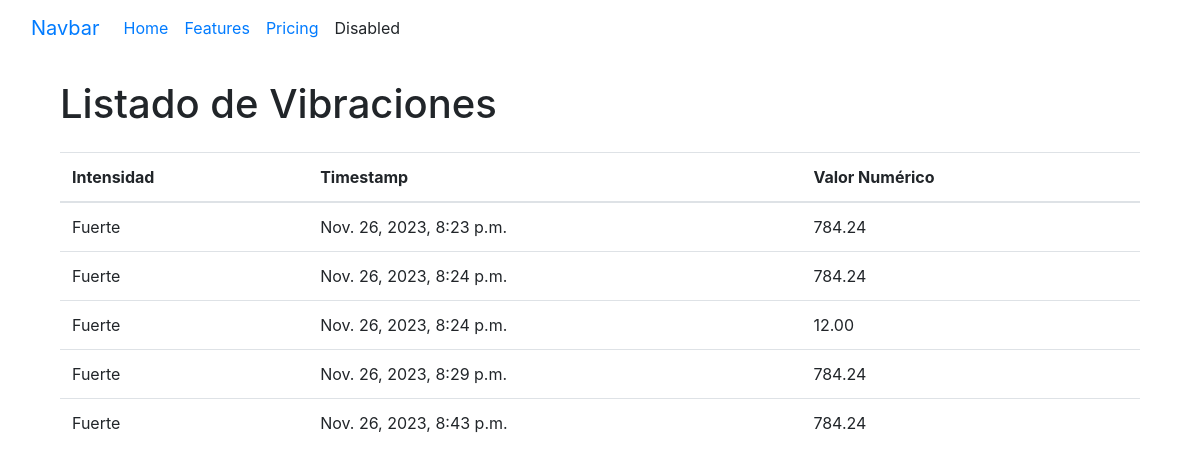
/notificaciones/vibraciones/, run on an earlier commit of the app's database.
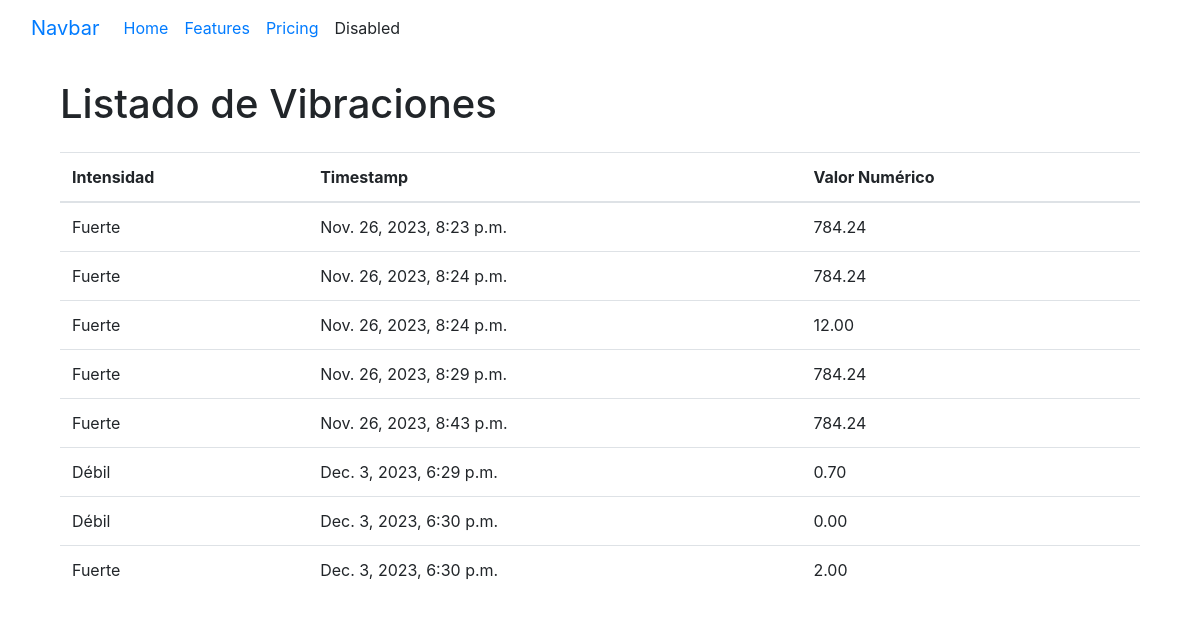
And on a later commit of the database.
### notificaciones/models.py (models this page shows)
class Vibracion(models.Model):
    intensidad = models.CharField(max_length=50)
    timestamp = models.DateTimeField(auto_now_add=True)
    valor_numerico = models.DecimalField(default=50.0, max_digits=5, decimal_places=2)
    def calcular_intensidad(self):
        if self.valor_numerico >= 2:
            return 'Fuerte'
        elif self.valor_numerico >= 1:
            return 'Moderado'
        elif self.valor_numerico >= 0:
            return 'Débil'
        else:
            return 'Desconocido'

### notificaciones/views.py (the view)
# urls.py: path('vibraciones/', listar_vibraciones, name='listar_vibraciones'),
def listar_vibraciones(request):
    vibraciones = Vibracion.objects.all()
    return render(request, 'notificaciones/listar_vibraciones.html', {'vibraciones': vibraciones})

### notificaciones/templates/notificaciones/listar_vibraciones.html (shortened to what this page needs)
{% extends 'base_generic.html' %}
{% block content %}
    <div class="container mt-4">
        <h1 class="mb-4">Listado de Vibraciones</h1>
        <table class="table">
            <thead>
                <tr>
                    <th scope="col">Intensidad</th>
                    <th scope="col">Timestamp</th>
                    <th scope="col">Valor Numérico</th>
                </tr>
            </thead>
            <tbody>
                {% for vibracion in vibraciones %}
                    <tr>
                        <td>{{ vibracion.calcular_intensidad }}</td>
                        <td>{{ vibracion.timestamp }}</td>
                        <td>{{ vibracion.valor_numerico }}</td>
                    </tr>
                {% endfor %}
            </tbody>
        </table>
    </div>
{% endblock %}

### notificaciones/templates/base_generic.html (shortened to what this page needs)
<!DOCTYPE html>
<html lang="es">
<head>
    <link rel="stylesheet" href="https://maxcdn.bootstrapcdn.com/bootstrap/4.0.0/css/bootstrap.min.css">
</head>
<body>
    <nav class="navbar navbar-expand-lg bg-body-tertiary">
        <div class="container-fluid">
          <a class="navbar-brand" href="#">Navbar</a>
          <div class="collapse navbar-collapse" id="navbarNav">
            <ul class="navbar-nav">
              <li class="nav-item">
                <a class="nav-link active" aria-current="page" href="#">Home</a>
              </li>
              <li class="nav-item">
                <a class="nav-link" href="#">Features</a>
              </li>
              <li class="nav-item">
                <a class="nav-link" href="#">Pricing</a>
              </li>
              <li class="nav-item">
                <a class="nav-link disabled" aria-disabled="true">Disabled</a>
              </li>
            </ul>
          </div>
        </div>
      </nav>
    <div class="container mt-4">
        {% block content %}{% endblock %}
    </div>
</body>
</html>

What changed in the data, as far as the page shows it:
added Vibracion: calcular_intensidad "Débil", timestamp "Dec. 3, 2023, 6:29 p.m.", valor_numerico "0.70"
added Vibracion: calcular_intensidad "Débil", timestamp "Dec. 3, 2023, 6:30 p.m.", valor_numerico "0.00"
added Vibracion: calcular_intensidad "Fuerte", timestamp "Dec. 3, 2023, 6:30 p.m.", valor_numerico "2.00"
